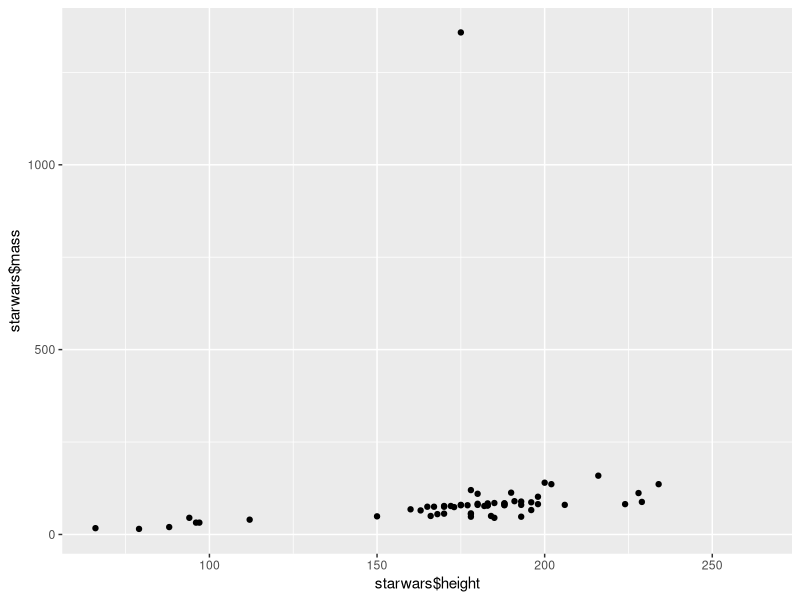
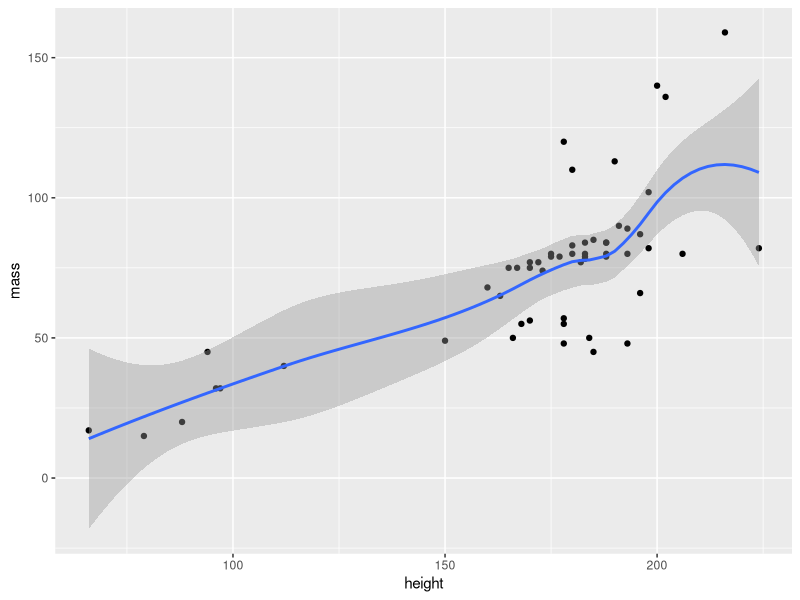

These figures' R source, in order: (Note: this script raises an error after producing the figures.)
#Joaquín Fernández Suárez Informática B
library(dplyr)
library(magrittr)
library(ggplot2)
library(rmarkdown)
library(tidyr)
paged_table(starwars)
##xlimit limit
#1
starwars %>% ggplot(aes(y = starwars$mass,x = starwars$height)) + geom_point()

n_starwars <- starwars %>% filter(mass <= 500, height < 225 )

n_starwars %>% ggplot(aes(y = mass,x = height)) + geom_point() + geom_smooth()

#2

n_g_starwars %>% ggplot(aes(y = mass, x = height,color = gender)) +
  geom_point()

n_g_starwars <- n_starwars %>% drop_na()
View(n_g_starwars)

#3

machos <- starwars %>% drop_na(birth_year) %>%
  filter(species == "Human", homeworld == "Tatooine", sex == "male") %>%
  arrange(desc(birth_year)) %>% head(6)
machos

#4

arios <- starwars %>% filter(species == "Human",
                             homeworld == "Tatooine",
                             hair_color == "blond",
                             eye_color == "blue") %>% 
  arrange(desc(birth_year))
arios

mean(arios$height)

#5

h_naboos <- starwars %>% filter(species %in% c("Human","Naboo"))

h_naboos$heavyorlight <- ifelse(h_naboos$mass > 79, "heavy","light")

h_naboos$heavyorlight

f_h_naboos <- select(h_naboos,h_naboos$name,h_naboos$height,h_naboos$mass,
                     h_naboos$heavyorlight)
